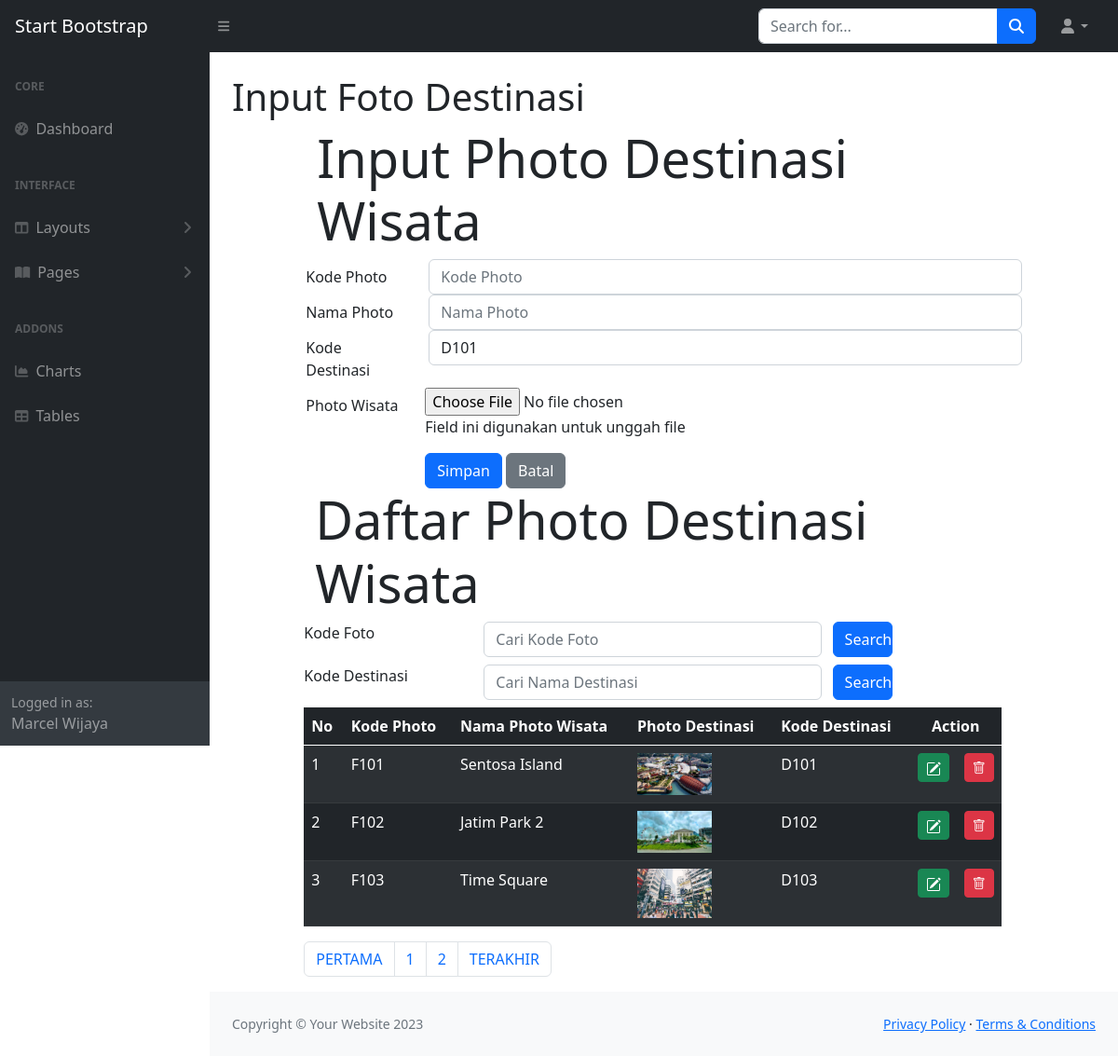
The page /photodestinasi.php on the database its author committed.
### tables this page shows
CREATE TABLE `fotodestinasi` (
  `fotodestinasiKODE` char(4) NOT NULL,
  `fotodestinasiNAMA` char(120) NOT NULL,
  `fotodestinasiFILE` char(120) NOT NULL,
  `destinasiKODE` char(4) NOT NULL
);

### photodestinasi.php (the view, shortened to what this page needs)
<!DOCTYPE html>
<html lang="en">
<head>
	<link rel = "stylesheet" type="text/css" href="css/bootstrap.min.css">
    <link rel="stylesheet" href="https://cdnjs.cloudflare.com/ajax/libs/select2/4.0.13/css/select2.min.css">
    <link rel="stylesheet" href="https://cdn.jsdelivr.net/npm/bootstrap-icons@1.10.2/font/bootstrap-icons.css">
	<link rel="stylesheet" type="text/css" href="css/bootstrap.min.css">
</head>
<?php
	include "include/config.php";
	$datadestinasi = mysqli_query($connection, "select * from destinasi");
?>
<?php include "INCLUDE/head.php"?>
    <body class="sb-nav-fixed">
        <?php include "include/menunav.php"?>
        <div id="layoutSidenav">
<?php include "INCLUDE/menu.php"?>
            <div id="layoutSidenav_content">
                <main>
                    <div class="container-fluid px-4">
                        <h1 class="mt-4">Input Foto Destinasi</h1>
<body>
<div class="row">
<div class="col-sm-1"></div>
<div class="col-sm-10">
	<div class="jumbotron jumbotron-fluid">
		<div class="container">
			<h1 class="display-4">Input Photo Destinasi Wisata</h1>
		</div>
	</div>
	<form method="POST" enctype="multipart/form-data">
		<div class="form-group row">
			<label for="kodefoto" class="col-sm-2 col-form-label">Kode Photo</label>
			<div class="col-sm-10">
				<input type="text" class="form-control" id="kodefoto" name="inputkode" placeholder="Kode Photo" maxlength="4">
			</div>
		</div>
		<div class="form-group row">
			<label for="namafoto" class="col-sm-2 col-form-label">Nama Photo</label>
			<div class="col-sm-10">
				<input type="text" class="form-control" id="namafoto" name="inputnama" placeholder="Nama Photo">
			</div>
		</div>
		<div class="form-group row">
			<label for="kodedestinasi" class="col-sm-2 col-form-label">Kode Destinasi</label>
			<div class="col-sm-10">
			<select type="form-control" class="form-control" id="kodedestinasi" name="kodedestinasi">
				<?php while($row = mysqli_fetch_array($datadestinasi))
				{ ?>
					<option value="<?php echo $row["destinasiKODE"]?>">
						<?php echo $row["destinasiKODE"]?>
					</option>
				<?php } ?>
				</div>
		</div>
		<div class="form-group row">
			<label for="file" class="col-sm-2 col-form-label">Photo Wisata</label>
			<div class="col-sm-10">
				<input type="file" id="file" name="file">
				<p class="help-block">Field ini digunakan untuk unggah file</p>
			</div>
		</div>
		<div class="form-group row">
			<div class="col-sm-2"></div>
			<div class="col-sm-10">
				<input type="submit" name="Simpan" class="btn btn-primary" value="Simpan">
				<input type="submit" name="Batal" class="btn btn-secondary" value="Batal">
			</div>
		</div>
	</form>
</div>
</div>
<div class="row">
	<div class="col-sm-1"></div>
	<div class="col-sm-10">
		<div class="jumbotron jumbotron-fluid">
			<div class="container">
				<h1 class="display-4">Daftar Photo Destinasi Wisata</h1>
			</div>
		</div>
<form method="POST">
    <div class="form-group row mb-2">
    <label for="search" class="col-sm-3">Kode Foto</label>
    <div class="col-sm-6">
        <input type="text" name="search" class="form-control" id="search"
        value="<?php if (isset($_POST["search"])) {echo $_POST["search"];}?>"
        placeholder="Cari Kode Foto">
    </div>
    <input type="submit" name="kirim" class="col-sm-1 btn btn-primary" value="Search">
    </div>
</form>
<form method="post">
	<div class="form-group row mb-2">
    <label for="search2" class="col-sm-3">Kode Destinasi</label>
    <div class="col-sm-6">
        <input type="text" name="search2" class="form-control" id="search2"
        value="<?php if (isset($_POST["search2"])) {echo $_POST["search2"];}?>"
        placeholder="Cari Nama Destinasi">
    </div>
    <input type="submit" name="kirim2" class="col-sm-1 btn btn-primary" value="Search">
    </div>
</form>
	<table class="table table-dark table-striped">
		<thead class="thead-dark">
			<tr>
				<th>No</th>
				<th>Kode Photo</th>
				<th>Nama Photo Wisata</th>
				<th>Photo Destinasi</th>
				<th>Kode Destinasi</th>
				<th colspan="2" style="text-align: center">Action</th>
			</tr>
		</thead>
		<tbody>
			<?php
$jumlahtampilan = 3;
$halaman = (isset($_GET['page']))? $_GET['page'] : 1;
$mulaitampilan = ($halaman - 1) * $jumlahtampilan;
			if (isset($_POST['kirim'])) {
				$search = $_POST["search"];
				$query = mysqli_query($connection,  "select * from fotodestinasi
				where fotodestinasiKODE like '%".$search."%' limit $mulaitampilan, $jumlahtampilan");
			} elseif (isset($_POST['kirim2'])) {
				$search2 = $_POST["search2"];
				$query = mysqli_query($connection,"select * from fotodestinasi
				where fotodestinasiNAMA like '%".$search2."%' limit $mulaitampilan, $jumlahtampilan");
			} else {
				$query = mysqli_query($connection, "select * from fotodestinasi limit $mulaitampilan, $jumlahtampilan");
			}
			$nomor = 1;
			while ($row = mysqli_fetch_array($query))
			{ ?>
				<tr>
					<td><?php echo $mulaitampilan + $nomor;?></td>
					<td><?php echo $row['fotodestinasiKODE'];?></td>
					<td><?php echo $row['fotodestinasiNAMA'];?></td>
					<td>
						<?php if(is_file("images/".$row['fotodestinasiFILE']))
						{ ?>
							<img src="images/<?php echo $row['fotodestinasiFILE']?>" width="80">
						<?php } else
							echo "<img src='images/noimage.png' width='80'>"
						?>
					</td>
					<td><?php echo $row['destinasiKODE'];?></td>
					<td width="5px">
						<a href="photoedit.php?ubah=<?php echo $row["fotodestinasiKODE"]?>"
						class="btn btn-success btn-sm" title="EDIT">
						</a>
					</td>
					<td width="5px">
						<a href="photohapus.php?hapus=<?php echo $row["fotodestinasiKODE"]?>"
						class="btn btn-danger btn-sm" title="HAPUS">
						<i class="bi bi-trash"></i>
					</td>
				</tr>
			<?php $nomor = $nomor + 1;?>
			<?php }	?>
		</tbody>
	</table>
<?php
    $query = mysqli_query($connection, "SELECT * FROM fotodestinasi");
    $jumlahrecord = mysqli_num_rows($query);
    $jumlahpage = ceil($jumlahrecord/$jumlahtampilan);
  ?>
<nav aria-label="Page navigation example">
  <ul class="pagination">
    <li class="page-item"><a class="page-link" href="?page=<?php $nomorhal=1; echo $nomorhal?>">PERTAMA</a></li>
    <?php for($nomorhal=1; $nomorhal<=$jumlahpage; $nomorhal++)
    { ?>
    <li class="page-item">
      <?php
      if($nomorhal!=$halaman)
      { ?>
      <a class="page-link" href="?page=<?php echo $nomorhal?>"><?php echo $nomorhal?></a>
      <?php }
      else { ?>
      <a class="page-link" href="?page=<?php echo $nomorhal?>"><?php echo $nomorhal?></a>
    <?php } ?>
    </li>
    <?php } ?>
    <li class="page-item"><a class="page-link" href="?page=<?php echo $nomorhal-1?>">TERAKHIR</a></li>
  </ul>
</nav>
	</div>
	<div class="col-sm-1"></div>
</div>
</main>
                <?php include "INCLUDE/footer.php"?>
            </div>
        </div>
</body>
</html>

### rows shown on the page
fotodestinasi: fotodestinasiKODE "F101", fotodestinasiNAMA "Sentosa Island", fotodestinasiFILE (picture), destinasiKODE "D101"
fotodestinasi: nomor "2", fotodestinasiKODE "F102", fotodestinasiNAMA "Jatim Park 2", fotodestinasiFILE (picture), destinasiKODE "D102"
fotodestinasi: nomor "3", fotodestinasiKODE "F103", fotodestinasiNAMA "Time Square", fotodestinasiFILE (picture), destinasiKODE "D103"

### other values the page prints
form field kodedestinasi "D101"
